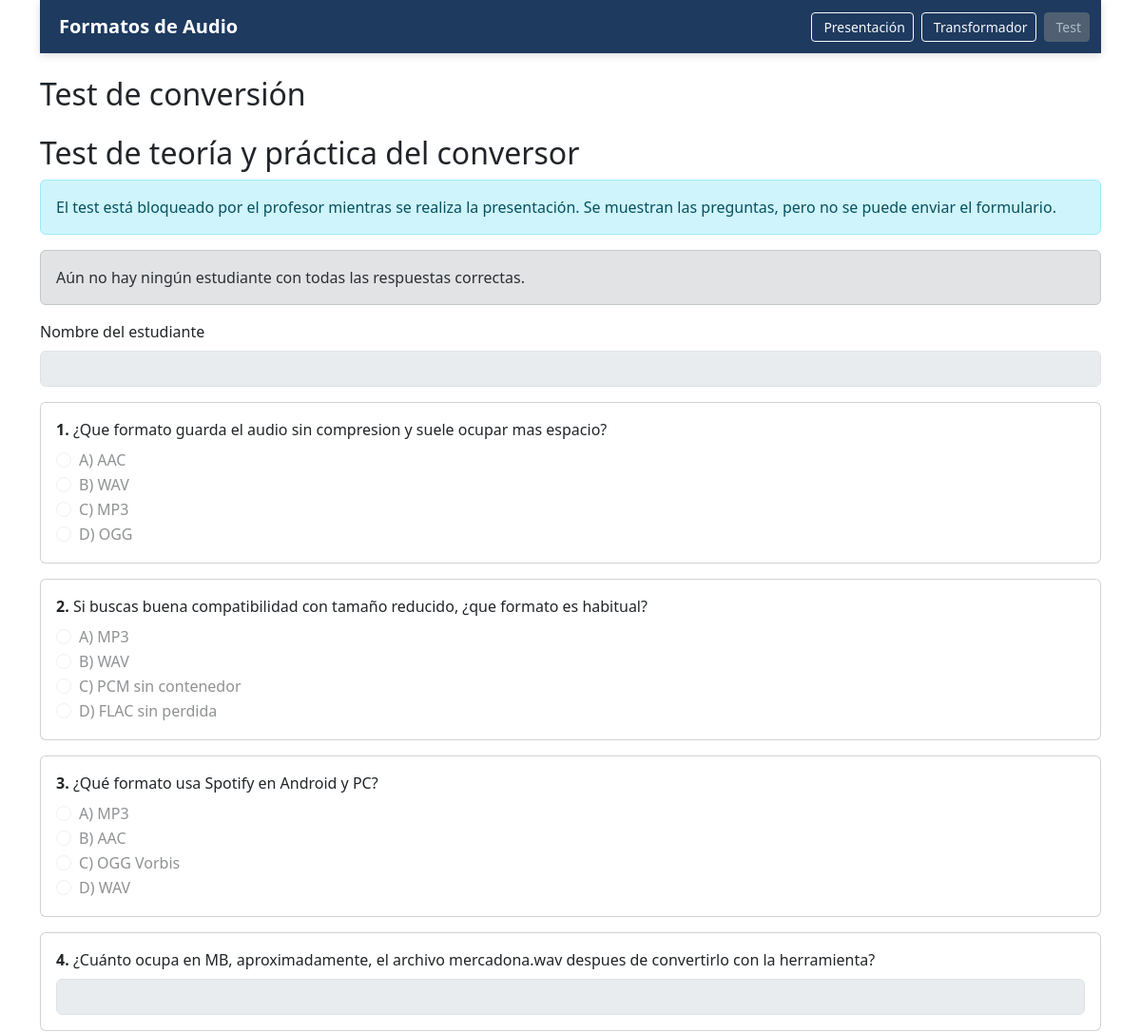
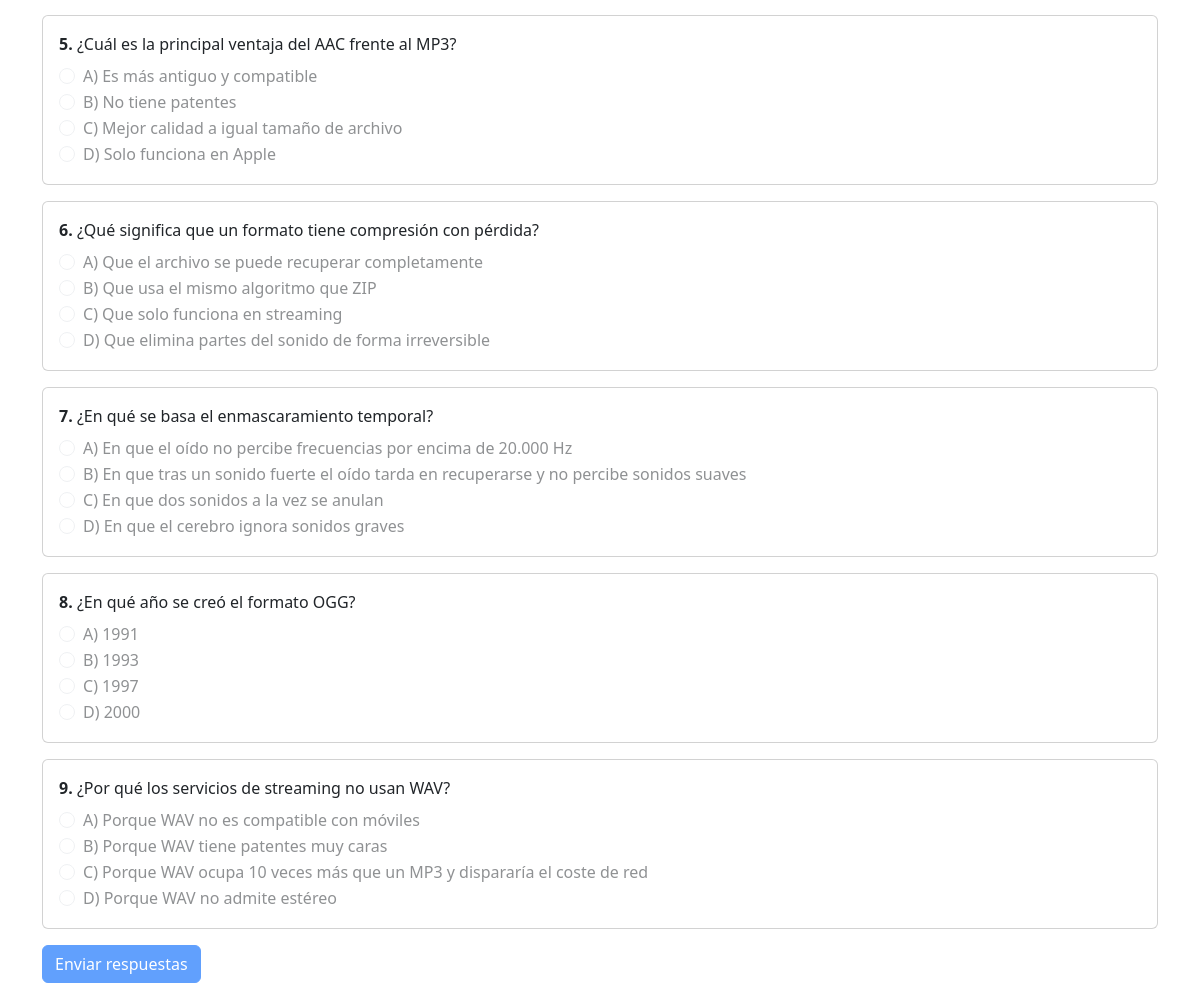
Page /test.php on the committed database (2 pictures, top to bottom).
### tables this page shows
CREATE TABLE app_settings (
  id INT NOT NULL AUTO_INCREMENT,
  setting_key VARCHAR(80) NOT NULL,
  setting_value VARCHAR(255) NOT NULL,
  updated_at TIMESTAMP NOT NULL DEFAULT CURRENT_TIMESTAMP ON UPDATE CURRENT_TIMESTAMP,
  PRIMARY KEY (id),
  UNIQUE KEY uniq_setting_key (setting_key)
);

CREATE TABLE test_questions (
  id INT NOT NULL AUTO_INCREMENT,
  question_text VARCHAR(255) NOT NULL,
  question_type ENUM('multiple_choice', 'open_text') NOT NULL DEFAULT 'multiple_choice',
  option_a VARCHAR(255) NULL,
  option_b VARCHAR(255) NULL,
  option_c VARCHAR(255) NULL,
  option_d VARCHAR(255) NULL,
  correct_option CHAR(1) NULL,
  correct_text VARCHAR(255) NULL,
  PRIMARY KEY (id)
);

### src/lib.php (called while the page is built, shortened)
<?php
function isTestEnabled(?mysqli $mysqli): bool
{
    $query = "SELECT setting_value FROM app_settings WHERE setting_key = 'test_enabled' LIMIT 1";
    $result = $mysqli->query($query);
    $row = $result->fetch_assoc();
    return isset($row['setting_value']) && (int) $row['setting_value'] === 1;
}

### src/test.php (the view, shortened to what this page needs)
<!DOCTYPE html>
<html>
<head>
  <link href="https://cdn.jsdelivr.net/npm/bootstrap@5.3.2/dist/css/bootstrap.min.css" rel="stylesheet">
</head>
<body class="container">
<?php include 'header.php'; ?>
<h2 class="mt-4">Test de conversión</h2>
<?php
require_once __DIR__ . '/lib.php';
$dbError = null;
$questions = [];
$firstPerfect = null;
$mysqli = connectDatabase();
$testEnabled = isTestEnabled($mysqli);
if ($mysqli) {
    $optionalColumns = [];
    $selectColumns = [
        'id',
        'question_text',
        'question_type',
        'option_a',
        'option_b',
        'option_c',
        'option_d',
        'correct_option',
        'correct_text',
    ];
    $selectColumns = array_merge($selectColumns, $optionalColumns);
    $result = $mysqli->query('SELECT ' . implode(', ', $selectColumns) . ' FROM test_questions ORDER BY id ASC');
    if ($result) {
        while ($row = $result->fetch_assoc()) {
            $questions[] = $row;
        }
    } else {
        $dbError = 'Error al cargar las preguntas del test.';
    }
    $winnerQuery = $mysqli->query('SELECT student_name, created_at FROM test_attempts WHERE all_correct = 1 ORDER BY created_at ASC, id ASC LIMIT 1');
    if ($winnerQuery) {
        $firstPerfect = $winnerQuery->fetch_assoc() ?: null;
    }
}
?>
<h2 class="mt-4">Test de teoría y práctica del conversor</h2>
<?php if ($dbError): ?>
    <div class="alert alert-danger"><?= htmlspecialchars($dbError, ENT_QUOTES, 'UTF-8') ?></div>
<?php elseif (empty($questions)): ?>
    <div class="alert alert-warning">No hay preguntas configuradas en la base de datos.</div>
<?php else: ?>
    <?php if (!$testEnabled): ?>
        <div class="alert alert-info">
            El test está bloqueado por el profesor mientras se realiza la presentación. Se muestran las preguntas, pero no se puede enviar el formulario.
        </div>
    <?php endif; ?>
    <?php if ($firstPerfect): ?>
        <div class="alert alert-success">
            <strong>Primer estudiante con puntuación perfecta:</strong>
            <?= htmlspecialchars($firstPerfect['student_name'], ENT_QUOTES, 'UTF-8') ?>
            (<?= htmlspecialchars($firstPerfect['created_at'], ENT_QUOTES, 'UTF-8') ?>)
        </div>
    <?php else: ?>
        <div class="alert alert-secondary">Aún no hay ningún estudiante con todas las respuestas correctas.</div>
    <?php endif; ?>
    <form method="POST" class="mt-3">
        <div class="mb-3">
            <label for="student_name" class="form-label">Nombre del estudiante</label>
            <input type="text" id="student_name" name="student_name" class="form-control" required <?= $testEnabled ? '' : 'disabled' ?>>
        </div>
        <?php foreach ($questions as $index => $question): ?>
            <div class="card mb-3">
                <div class="card-body">
                    <p class="mb-2"><strong><?= ($index + 1) ?>.</strong> <?= htmlspecialchars($question['question_text'], ENT_QUOTES, 'UTF-8') ?></p>
                    <?php if ($question['question_type'] === 'open_text'): ?>
                        <input
                            type="text"
                            class="form-control"
                            name="q_<?= (int) $question['id'] ?>"
                            id="q<?= (int) $question['id'] ?>"
                            required <?= $testEnabled ? '' : 'disabled' ?>
                        >
                    <?php else: ?>
                        <?php foreach (['a', 'b', 'c', 'd'] as $letter): ?>
                            <?php $field = 'option_' . $letter; ?>
                            <div class="form-check">
                                <input class="form-check-input" type="radio" name="q_<?= (int) $question['id'] ?>" id="q<?= (int) $question['id'] . $letter ?>" value="<?= strtoupper($letter) ?>" required <?= $testEnabled ? '' : 'disabled' ?>>
                                <label class="form-check-label" for="q<?= (int) $question['id'] . $letter ?>">
                                    <?= strtoupper($letter) ?>) <?= htmlspecialchars($question[$field], ENT_QUOTES, 'UTF-8') ?>
                                </label>
                            </div>
                        <?php endforeach; ?>
                    <?php endif; ?>
                </div>
            </div>
        <?php endforeach; ?>
        <button type="submit" name="submit_quiz" value="1" class="btn btn-primary" <?= $testEnabled ? '' : 'disabled' ?>>Enviar respuestas</button>
    </form>
<?php endif; ?>
</body>
</html>

### src/header.php (shortened to what this page needs)
<?php
require_once __DIR__ . '/lib.php';
$mysqliHeader = connectDatabase();
$testEnabled = isTestEnabled($mysqliHeader);
?>
<nav class="navbar navbar-expand-lg navbar-dark sticky-top" style="background-color:#1e3a5f; box-shadow: 0 2px 8px rgba(0,0,0,0.15);">
  <div class="container">
    <span class="navbar-brand fw-bold">
      <i class="fa-solid fa-music me-2"></i>Formatos de Audio
    </span>
    <div class="collapse navbar-collapse">
      <ul class="navbar-nav ms-auto gap-2">
        <li class="nav-item">
          <a href="presentacion.php" class="btn btn-sm btn-outline-light">
            <i class="fa-solid fa-file-audio me-1"></i>Presentación
          </a>
        </li>
        <li class="nav-item">
          <a href="transformador.php" class="btn btn-sm btn-outline-light">
            <i class="fa-solid fa-sliders me-1"></i>Transformador
          </a>
        </li>
        <li class="nav-item">
          <?php if ($testEnabled): ?>
            <a href="test.php" class="btn btn-sm btn-success">
              <i class="fa-solid fa-circle-check me-1"></i>Test
            </a>
          <?php else: ?>
            <button class="btn btn-sm btn-secondary" disabled title="Disponible al terminar la presentación">
              <i class="fa-solid fa-lock me-1"></i>Test
            </button>
          <?php endif; ?>
        </li>
      </ul>
    </div>
  </div>
</nav>

### rows in the picture
app_settings: setting_value "☐ A) AAC", setting_value "☐ B) WAV", setting_value "☐ C) MP3", setting_value "☐ D) OGG", setting_value "☐ A) MP3", setting_value "☐ C) PCM sin contenedor", setting_value "☐ D) FLAC sin perdida", setting_value "☐ B) AAC", setting_value "☐ C) OGG Vorbis", setting_value "☐ D) WAV", setting_value "☐ A) Es más antiguo y compatible", setting_value "☐ B) No tiene patentes", setting_value "☐ C) Mejor calidad a igual tamañ", setting_value "☐ D) Solo funciona en Apple", setting_value "☐ A) Que el archivo se puede rec", setting_value "☐ B) Que usa el mismo algoritmo", setting_value "☐ C) Que solo funciona en stream", setting_value "☐ D) Que elimina partes del soni", setting_value "☐ A) En que el oído no percibe f", setting_value "☐ B) En que tras un sonido fuert", setting_value "☐ C) En que dos sonidos a la vez", setting_value "☐ D) En que el cerebro ignora so", setting_value "☐ A) 1991", setting_value "☐ B) 1993", setting_value "☐ C) 1997", setting_value "☐ D) 2000", setting_value "☐ A) Porque WAV no es compatible", setting_value "☐ B) Porque WAV tiene patentes m", setting_value "☐ C) Porque WAV ocupa 10 veces m", setting_value "☐ D) Porque WAV no admite estére"
test_questions: question_text "¿Que formato guarda el audio sin compresion y suele ocupar mas espacio?", letter "A", option_a "AAC", letter "B", option_b "WAV", letter "C", option_c "MP3", letter "D", option_d "OGG"
test_questions: question_text "Si buscas buena compatibilidad con tamaño reducido, ¿que formato es habitual?", letter "A", option_a "MP3", letter "B", option_b "WAV", letter "C", option_c "PCM sin contenedor", letter "D", option_d "FLAC sin perdida"
test_questions: question_text "¿Qué formato usa Spotify en Android y PC?", letter "A", option_a "MP3", letter "B", option_b "AAC", letter "C", option_c "OGG Vorbis", letter "D", option_d "WAV"
test_questions: question_text "¿Cuánto ocupa en MB, aproximadamente, el archivo mercadona.wav despues de convertirlo con la herramienta?"
test_questions: question_text "¿Cuál es la principal ventaja del AAC frente al MP3?", letter "A", option_a "Es más antiguo y compatible", letter "B", option_b "No tiene patentes", letter "C", option_c "Mejor calidad a igual tamaño de archivo", letter "D", option_d "Solo funciona en Apple"
test_questions: question_text "¿Qué significa que un formato tiene compresión con pérdida?", letter "A", option_a "Que el archivo se puede recuperar completamente", letter "B", option_b "Que usa el mismo algoritmo que ZIP", letter "C", option_c "Que solo funciona en streaming", letter "D", option_d "Que elimina partes del sonido de forma irreversible"
test_questions: question_text "¿En qué se basa el enmascaramiento temporal?", letter "A", option_a "En que el oído no percibe frecuencias por encima de 20.000 Hz", letter "B", option_b "En que tras un sonido fuerte el oído tarda en recuperarse y no percibe sonidos suaves", letter "C", option_c "En que dos sonidos a la vez se anulan", letter "D", option_d "En que el cerebro ignora sonidos graves"
test_questions: question_text "¿En qué año se creó el formato OGG?", letter "A", option_a "1991", letter "B", option_b "1993", letter "C", option_c "1997", letter "D", option_d "2000"
test_questions: question_text "¿Por qué los servicios de streaming no usan WAV?", letter "A", option_a "Porque WAV no es compatible con móviles", letter "B", option_b "Porque WAV tiene patentes muy caras", letter "C", option_c "Porque WAV ocupa 10 veces más que un MP3 y dispararía el coste de red", letter "D", option_d "Porque WAV no admite estéreo"
